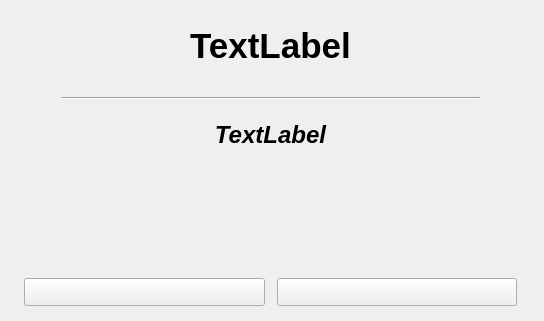
<?xml version="1.0" encoding="UTF-8"?>
<ui version="4.0">
 <class>Prac_a</class>
 <widget class="QWidget" name="Prac_a">
  <property name="geometry">
   <rect>
    <x>0</x>
    <y>0</y>
    <width>544</width>
    <height>321</height>
   </rect>
  </property>
  <property name="minimumSize">
   <size>
    <width>450</width>
    <height>0</height>
   </size>
  </property>
  <property name="windowTitle">
   <string>Flashcards</string>
  </property>
  <property name="windowIcon">
   <iconset resource="../../res.qrc">
    <normaloff>:/images/idiomind.png</normaloff>:/images/idiomind.png</iconset>
  </property>
  <layout class="QGridLayout" name="gridLayout">
   <property name="leftMargin">
    <number>12</number>
   </property>
   <property name="topMargin">
    <number>6</number>
   </property>
   <property name="rightMargin">
    <number>15</number>
   </property>
   <property name="bottomMargin">
    <number>15</number>
   </property>
   <property name="horizontalSpacing">
    <number>15</number>
   </property>
   <item row="0" column="0">
    <widget class="QWidget" name="widget" native="true">
     <property name="minimumSize">
      <size>
       <width>450</width>
       <height>240</height>
      </size>
     </property>
     <layout class="QVBoxLayout" name="verticalLayout">
      <item>
       <widget class="QLabel" name="label_trgt">
        <property name="font">
         <font>
          <pointsize>26</pointsize>
          <weight>75</weight>
          <bold>true</bold>
         </font>
        </property>
        <property name="text">
         <string>TextLabel</string>
        </property>
        <property name="alignment">
         <set>Qt::AlignCenter</set>
        </property>
       </widget>
      </item>
      <item>
       <layout class="QHBoxLayout" name="horizontalLayout_2">
        <property name="topMargin">
         <number>6</number>
        </property>
        <property name="bottomMargin">
         <number>6</number>
        </property>
        <item>
         <spacer name="horizontalSpacer_3">
          <property name="orientation">
           <enum>Qt::Horizontal</enum>
          </property>
          <property name="sizeType">
           <enum>QSizePolicy::Minimum</enum>
          </property>
          <property name="sizeHint" stdset="0">
           <size>
            <width>40</width>
            <height>20</height>
           </size>
          </property>
         </spacer>
        </item>
        <item>
         <widget class="Line" name="line">
          <property name="styleSheet">
           <string notr="true">color: rgb(171, 171, 171);</string>
          </property>
          <property name="frameShadow">
           <enum>QFrame::Sunken</enum>
          </property>
          <property name="orientation">
           <enum>Qt::Horizontal</enum>
          </property>
         </widget>
        </item>
        <item>
         <spacer name="horizontalSpacer_2">
          <property name="orientation">
           <enum>Qt::Horizontal</enum>
          </property>
          <property name="sizeType">
           <enum>QSizePolicy::Minimum</enum>
          </property>
          <property name="sizeHint" stdset="0">
           <size>
            <width>40</width>
            <height>20</height>
           </size>
          </property>
         </spacer>
        </item>
       </layout>
      </item>
      <item>
       <widget class="QLabel" name="label_srce">
        <property name="font">
         <font>
          <pointsize>18</pointsize>
          <weight>75</weight>
          <italic>true</italic>
          <bold>true</bold>
         </font>
        </property>
        <property name="text">
         <string>TextLabel</string>
        </property>
        <property name="alignment">
         <set>Qt::AlignHCenter|Qt::AlignTop</set>
        </property>
       </widget>
      </item>
      <item>
       <spacer name="verticalSpacer">
        <property name="orientation">
         <enum>Qt::Vertical</enum>
        </property>
        <property name="sizeType">
         <enum>QSizePolicy::Fixed</enum>
        </property>
        <property name="sizeHint" stdset="0">
         <size>
          <width>20</width>
          <height>80</height>
         </size>
        </property>
       </spacer>
      </item>
     </layout>
    </widget>
   </item>
   <item row="1" column="0">
    <layout class="QHBoxLayout" name="horizontalLayout">
     <property name="spacing">
      <number>12</number>
     </property>
     <property name="leftMargin">
      <number>12</number>
     </property>
     <property name="rightMargin">
      <number>12</number>
     </property>
     <item>
      <widget class="QPushButton" name="pushButton_exit">
       <property name="minimumSize">
        <size>
         <width>80</width>
         <height>28</height>
        </size>
       </property>
       <property name="text">
        <string/>
       </property>
      </widget>
     </item>
     <item>
      <widget class="QPushButton" name="pushButton_nex">
       <property name="minimumSize">
        <size>
         <width>80</width>
         <height>28</height>
        </size>
       </property>
       <property name="text">
        <string/>
       </property>
      </widget>
     </item>
    </layout>
   </item>
  </layout>
 </widget>
 <resources>
  <include location="../../res.qrc"/>
 </resources>
 <connections/>
</ui>
